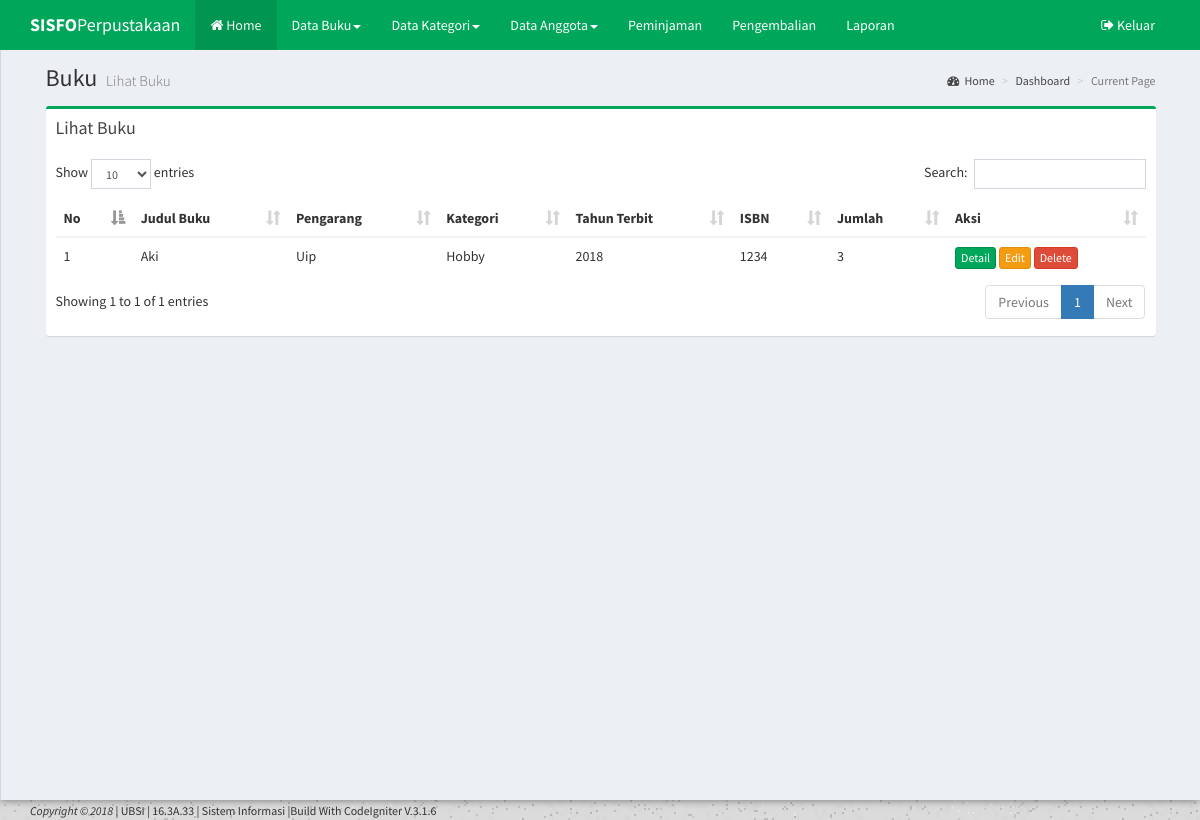
Screenshot of /CodeIgniter-3.1.6/index.php/buku with the database file from the repository.
### tables this page shows
CREATE TABLE IF NOT EXISTS `buku` (
`id_buku` int(5) NOT NULL,
  `id_kategori` int(5) NOT NULL,
  `judul_buku` varchar(50) NOT NULL,
  `pengarang` varchar(55) NOT NULL,
  `tahun_terbit` int(11) NOT NULL,
  `penerbit` varchar(50) NOT NULL,
  `isbn` varchar(25) NOT NULL,
  `jumlah_buku` int(3) NOT NULL,
  `lokasi` enum('1','2','3','4','5') NOT NULL,
  `gambar` varchar(255) NOT NULL,
  `tanggal_input` date NOT NULL,
  `status_buku` enum('1','0') NOT NULL DEFAULT '0',
  `created_at` datetime NOT NULL DEFAULT '0000-00-00 00:00:00',
  `uploaded_at` datetime NOT NULL DEFAULT '0000-00-00 00:00:00',
  `deleted_at` datetime DEFAULT NULL
);

CREATE TABLE IF NOT EXISTS `kategori` (
`id_kategori` int(5) NOT NULL,
  `nama_kategori` varchar(45) NOT NULL
);

### CodeIgniter-3.1.6/application/views/template/my_template.php (called while the page is built, shortened)
<?php $this->load->view("/partial/header"); ?>
<?php $this->load->view("/partial/navbar"); ?>
<?php $this->load->view("/partial/top_navigation"); ?>
<?php $this->load->view($content); ?>

### CodeIgniter-3.1.6/application/controllers/Buku.php (called while the page is built, shortened)
<?php
class Buku extends CI_Controller
{
	public function __construct()
	{
		$this->load->model('Buku_Model');
		$this->load->model('Kategori_Model');
		$this->load->model('Anggota_Model');
	}
	public function index()
	{
		$data =
		[
			'title' =>'Buku',
			'sub_title' =>'Lihat Buku',
			'content' =>'buku/index',
			'show' =>$this->Buku_Model->index()->result()
		];
		$this->load->view('template/my_template', $data);
	}
}
?>

### CodeIgniter-3.1.6/index.php (called while the page is built, shortened)
<?php
require_once BASEPATH.'core/CodeIgniter.php';

### CodeIgniter-3.1.6/application/models/Buku_Model.php (called while the page is built, shortened)
<?php
class Buku_Model extends CI_Model
{
	public function index()
	{
		$this->db->select('*');
		$this->db->from('buku');
		$this->db->join('kategori','buku.id_kategori = kategori.id_kategori');
		$this->db->order_by('buku.id_buku');
		return $this->db->get();
	}
}
?>

### CodeIgniter-3.1.6/application/views/buku/index.php (the view)
<section class="content">
<div class="row">
<div class="col-sm-12">
<div class="box box-success">
<div class="box-header">
<h3 class="box-title"> Lihat Buku </h3>
</div>
<div class="box-body">
	<div class="table.responsive">
		<table class="table table.striped" id="example1">
	<thead>
		<tr>
			<th>No</th>
			<th>Judul Buku</th>
			<th>Pengarang</th>
			<th>Kategori</th>
			<th>Tahun Terbit</th>
			<th>ISBN</th>
			<th>Jumlah</th>
			<th>Aksi</th>
		</tr>
	</thead>
	<tbody>
		<?php
			foreach ($show as $key => $data) {
		?>
		<tr>
			<td><?=$key+1;?></td>
			<td><?=$data->judul_buku;?></td>
			<td><?=$data->pengarang;?></td>
			<td><?=$data->nama_kategori;?></td>
			<td><?=$data->tahun_terbit;?></td>
			<td><?=$data->isbn;?></td>
			<td><?=$data->jumlah_buku;?></td>
			<td>
				<a href="#" class="btn btn-xs btn-success">Detail</a>
				<a href="#" class="btn btn-xs btn-warning">Edit</a>
				<a href="#" class="btn btn-xs btn-danger">Delete</a>
			</td>
		</tr>
		<?php
		}
		?>
</tbody>
</table>
</div>
</div>
</div>
</div>
</div>
</section>

### rows the page displays
buku: judul_buku "Aki", pengarang "Uip", id_kategori.nama_kategori "Hobby", tahun_terbit "2018", isbn "1234", jumlah_buku "3"

### other values shown
$title "Buku"
$sub_title "Lihat Buku"
